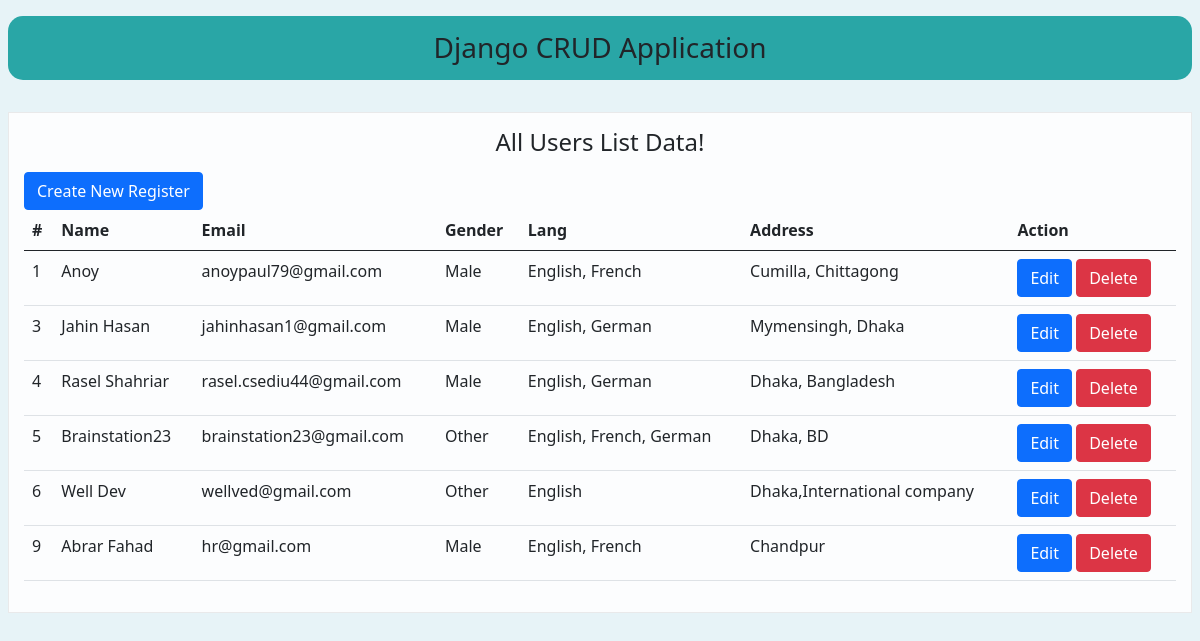
Before: / with the older database file.
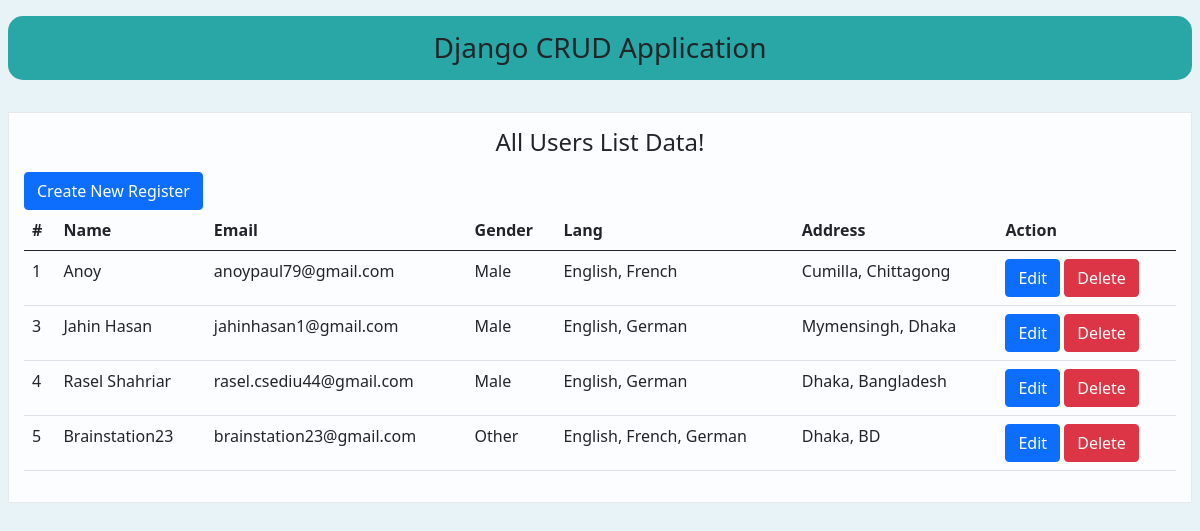
After: the same page with the newer database file.
### app/models.py (models this page shows, shortened)
class UserModel(models.Model):
    name = models.CharField(max_length=100, null=True, blank=True)
    email = models.EmailField(max_length=50, null=True, blank=True)
    mobile = models.IntegerField(null=True, blank=True)
    DEPARTMENTS = (
        ('', 'Select'),
        ('Music Production', 'Music Production'),
        ('Software Development', 'Software Development'),
        ('Computer Gaming', 'Computer Gaming'),
    )
    department = models.CharField(max_length=100, null=True, blank=True, choices=DEPARTMENTS)
    GENDERS = (
        ('Male', 'Male'),
        ('Female', 'Female'),
        ('Other', 'Other'),
    )
    gender = models.CharField(max_length=10, choices=GENDERS, null=True, default=None)
    address = models.TextField(null=True, blank=True)
    LANGUAGES = (
        ('English', 'English'),
        ('French', 'French'),
        ('German', 'German'),
    )
    language = MultiSelectField(max_length=150, null=True, blank=True, choices=LANGUAGES)
    date_created = models.DateTimeField(auto_now_add=True)

### app/views.py (the view)
# urls.py: path('', read, name='read'),
def read(request):
    user_data = UserModel.objects.all()
    context = { 'user_data': user_data }
    return render(request, 'app/read.html', context)

### app/templates/app/read.html (shortened to what this page needs)
<!DOCTYPE html>
<html lang="en">
<head>
    <link href="https://cdn.jsdelivr.net/npm/bootstrap@5.0.0-beta1/dist/css/bootstrap.min.css" rel="stylesheet">
</head>
<body style="background-color:#add8e64a;">
    <div class="container-fluid">
        <div class="row gx-2 pt-3">
        <h3 class="text-center" style="background-color: #29A6A6; padding: 15px; border-radius: 15px;">Django CRUD Application</h3>
            <div class="col-md-12 mt-4" style="border:1px solid #80808029; padding:15px;background-color:#ffffffde;">
                <h4 class="text-center mb-3">All Users List Data!</h4>
                <a class="btn btn-primary" href="{% url 'create' %}" role="button">Create New Register</a>
                <table class="table">
                    <thead>
                        <tr>
                            <th scope="col">#</th>
                            <th scope="col">Name</th>
                            <th scope="col">Email</th>
                            <th scope="col">Gender</th>
                            <th scope="col">Lang</th>
                            <th scope="col">Address</th>
                            <th scope="col">Action</th>
                        </tr>
                    </thead>
                    <tbody>
                        {% for data in  user_data %}
                        <tr>
                            <td>{{data.id}}</td>
                            <td>{{data.name}}</td>
                            <td>{{data.email}}</td>
                            <td>{{data.gender}}</td>
                            <td>{{data.language}}</td>
                            <td>{{data.address}}</td>
                            <td>
                                <a class="btn btn-primary" href="{% url 'update' data.id %}">Edit</a>
                                <a class="btn btn-danger" href="{% url 'delete' data.id %}" onclick="confirm('Are you sure?')">Delete</a>
                            </td>
                        </tr>
                        {% endfor %}
                    </tbody>
                </table>
            </div>
        </div>
    </div>
</body>
</html>

Changed rows visible on the page:
removed UserModel: id "6", name "Well Dev", email "wellved@gmail.com", gender "Other", language "English", address "Dhaka,International company"
removed UserModel: id "9", name "Abrar Fahad", email "hr@gmail.com", gender "Male", language "English, French", address "Chandpur"
